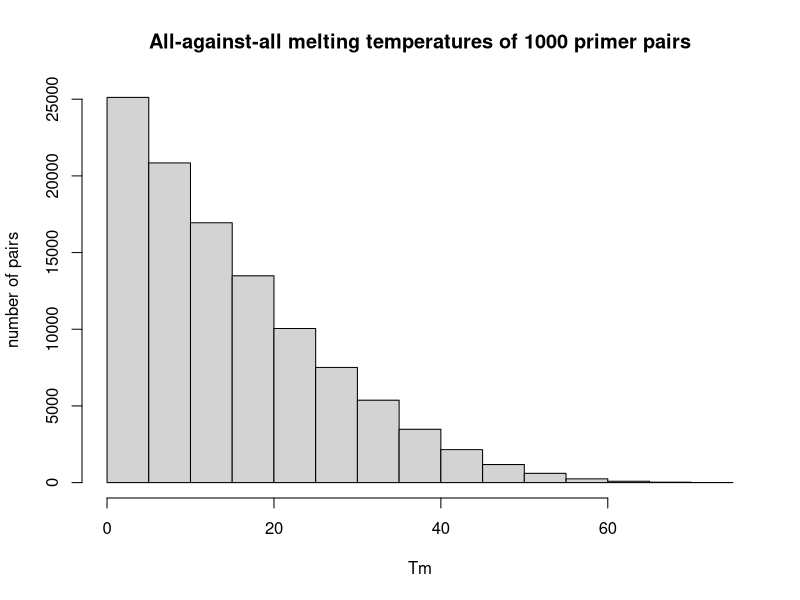

Reproduce this figure in R.
tms<-read.table("1000_pairs_30bp_70deg_filt.dat", sep="\t", header=TRUE)
hist(tms$Tm, xlab="Tm", ylab="number of pairs", main="All-against-all melting temperatures of 1000 primer pairs")
